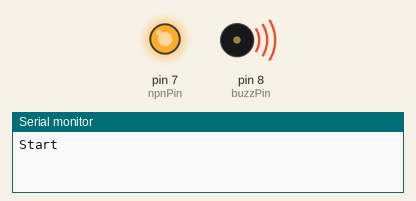
Simulated run of this sketch. Board: Arduino Uno, built with avr-gcc and run on an emulated ATmega328P. Parts: output pins drawn as LEDs (lit = HIGH), buzzer (waves = sounding), the last lines printed to the serial monitor.

Above: at 0.2 s.
At 2.7 s:
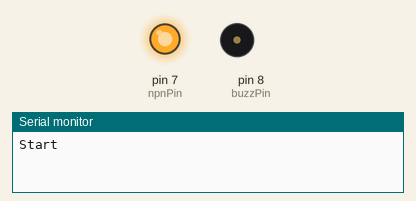
At 7.5 s:
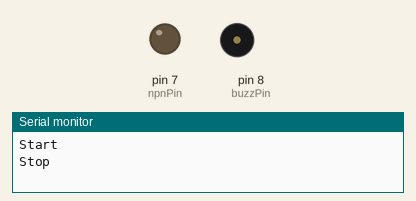
Timing chart, 0 to 13.0 s (numbered marks = the images above):
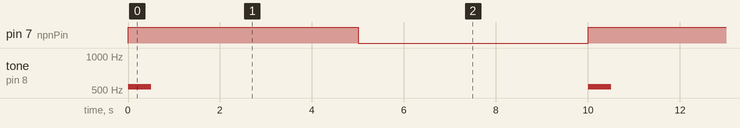

The sketch:

12_16520336_01.ino
```cpp
int npnPin = 7;
const int buzzPin = 8;

void setup() {
  pinMode(npnPin, OUTPUT);
  pinMode(buzzPin, OUTPUT);
  Serial.begin(9600);
}

void loop(){
  tone(buzzPin, 533, 500);
  Serial.println("Start");
  digitalWrite(npnPin, HIGH);
  delay(5000);
  Serial.println("Stop");
  digitalWrite(npnPin, LOW);
  delay(5000);
}
```

Measured:
- by itself, pin 7 (npnPin): alternates HIGH for 5.0 s and LOW for 5.0 s
- by itself, tone on pin 8 (buzzPin): alternates 533 Hz for 0.50 s and silent for 9.5 s
